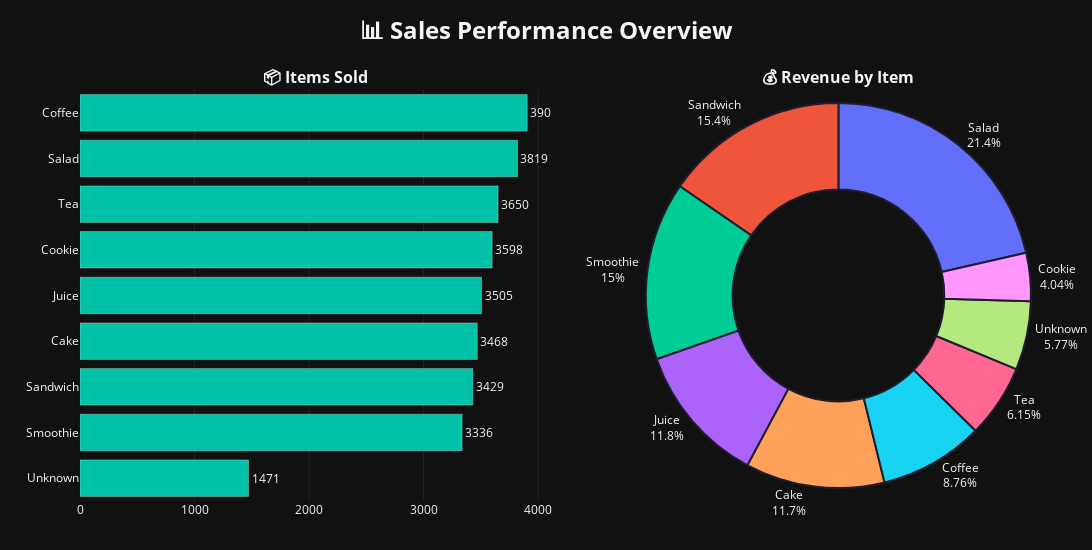

Notebook code for this chart:
### Code cell
# NOTE: PERFECT GRAPHIC.

fig = make_subplots(
    rows=1, cols=2,
    specs=[[{"type": "xy"}, {"type": "domain"}]],
    column_widths=[0.55, 0.45],
    subplot_titles=(
        "<b>📦 Items Sold</b>",
        "<b>💰 Revenue by Item</b>"
    )
)

# ---- LEFT: HORIZONTAL BAR (ITEMS SOLD) ----
fig.add_trace(
    go.Bar(
        x=item_and_quantity["items_sold"],
        y=item_and_quantity.index,
        orientation="h",
        marker=dict(
            color="#00C2A8",
            line=dict(color="rgba(255,255,255,0.3)", width=1)
        ),
        text=item_and_quantity["items_sold"],
        textposition="outside",
        hovertemplate="<b>%{y}</b><br>Items Sold: %{x}<extra></extra>"
    ),
    row=1, col=1
)

# ---- RIGHT: DONUT (REVENUE) ----
fig.add_trace(
    go.Pie(
        labels=item_and_revenue.index,
        values=item_and_revenue["revenue"],
        hole=0.55,
        sort=False,
        textinfo="label+percent",
        textposition="outside",
        marker=dict(
            line=dict(color="#1E1E2E", width=2)
        ),
        hovertemplate=(
            "<b>%{label}</b><br>"
            "Revenue: %{value:,.0f}<br>"
            "Share: %{percent}<extra></extra>"
        ),
        name="Revenue"
    ),
    row=1, col=2
)

# ---- LAYOUT ----
fig.update_layout(
    title=dict(
        text="<b>📊 Sales Performance Overview</b>",
        x=0.5,
        y=0.96,
        font=dict(size=24)
    ),
    template="plotly_dark",
    height=550,
    width=1200,
    showlegend=False,
    margin=dict(t=90, b=40, l=80, r=40)
)

# Improve axis styling
fig.update_xaxes(
    showgrid=True,
    gridcolor="rgba(255,255,255,0.08)",
    zeroline=False,
    row=1, col=1
)

fig.update_yaxes(
    showgrid=False,
    autorange="reversed",  # biggest on top
    row=1, col=1
)

fig.show()

### Figure 1 — Plotly figure (JSON) as saved in the notebook; plotly's stock layout.template omitted (floating-point values rounded to 4 significant figures)
{"data": [{"hovertemplate": "<b>%{y}</b><br>Items Sold: %{x}<extra></extra>", "marker": {"color": "#00C2A8", "line": {"color": "rgba(255,255,255,0.3)", "width": 1}}, "orientation": "h", "text": [3904.0, 3819.0, 3650.0, 3598.0, 3505.0, 3468.0, 3429.0, 3336.0, 1471.0], "textposition": "outside", "type": "bar", "x": [3904.0, 3819.0, 3650.0, 3598.0, 3505.0, 3468.0, 3429.0, 3336.0, 1471.0], "xaxis": "x", "y": ["Coffee", "Salad", "Tea", "Cookie", "Juice", "Cake", "Sandwich", "Smoothie", "Unknown"], "yaxis": "y"}, {"domain": {"x": [0.595, 1], "y": [0, 1]}, "hole": 0.55, "hovertemplate": "<b>%{label}</b><br>Revenue: %{value:,.0f}<br>Share: %{percent}<extra></extra>", "labels": ["Salad", "Sandwich", "Smoothie", "Juice", "Cake", "Coffee", "Tea", "Unknown", "Cookie"], "marker": {"line": {"color": "#1E1E2E", "width": 2}}, "name": "Revenue", "sort": false, "textinfo": "label+percent", "textposition": "outside", "type": "pie", "values": [19100.0, 13720.0, 13340.0, 10520.0, 10400.0, 7808.0, 5475.0, 5141.0, 3598.0]}], "layout": {"annotations": [{"font": {"size": 16}, "showarrow": false, "text": "<b>📦 Items Sold</b>", "x": 0.2475, "xanchor": "center", "xref": "paper", "y": 1, "yanchor": "bottom", "yref": "paper"}, {"font": {"size": 16}, "showarrow": false, "text": "<b>💰 Revenue by Item</b>", "x": 0.7975, "xanchor": "center", "xref": "paper", "y": 1, "yanchor": "bottom", "yref": "paper"}], "height": 550, "margin": {"b": 40, "l": 80, "r": 40, "t": 90}, "showlegend": false, "title": {"font": {"size": 24}, "text": "<b>📊 Sales Performance Overview</b>", "x": 0.5, "y": 0.96}, "width": 1200, "xaxis": {"anchor": "y", "domain": [0, 0.495], "gridcolor": "rgba(255,255,255,0.08)", "showgrid": true, "zeroline": false}, "yaxis": {"anchor": "x", "autorange": "reversed", "domain": [0, 1], "showgrid": false}}}
